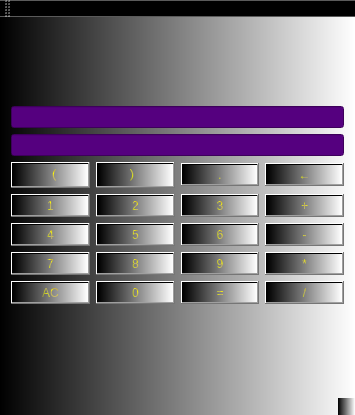
<?xml version="1.0" encoding="UTF-8"?>
<ui version="4.0">
 <class>MainWindow</class>
 <widget class="QMainWindow" name="MainWindow">
  <property name="geometry">
   <rect>
    <x>0</x>
    <y>0</y>
    <width>355</width>
    <height>415</height>
   </rect>
  </property>
  <property name="windowTitle">
   <string>MainWindow</string>
  </property>
  <property name="styleSheet">
   <string notr="true">color: qconicalgradient(cx:0, cy:0, angle:135, stop:0 rgba(255, 255, 0, 69), stop:0.375 rgba(255, 255, 0, 69), stop:0.423533 rgba(251, 255, 0, 145), stop:0.45 rgba(247, 255, 0, 208), stop:0.477581 rgba(255, 244, 71, 130), stop:0.518717 rgba(255, 218, 71, 130), stop:0.55 rgba(255, 255, 0, 255), stop:0.57754 rgba(255, 203, 0, 130), stop:0.625 rgba(255, 255, 0, 69), stop:1 rgba(255, 255, 0, 69));
background-color: qlineargradient(spread:pad, x1:0, y1:0, x2:1, y2:0, stop:0 rgba(0, 0, 0, 255), stop:1 rgba(255, 255, 255, 255));</string>
  </property>
  <widget class="QWidget" name="centralWidget">
   <layout class="QVBoxLayout" name="verticalLayout_2">
    <item>
     <layout class="QVBoxLayout" name="verticalLayout">
      <item>
       <widget class="QLineEdit" name="lineEdit">
        <property name="styleSheet">
         <string notr="true">color: rgb(255, 0, 0);
background-color: rgb(85, 0, 127);
font: 22pt &quot;Arial Narrow&quot;;</string>
        </property>
       </widget>
      </item>
      <item>
       <widget class="QLineEdit" name="lineEdit_2">
        <property name="styleSheet">
         <string notr="true">color: rgb(255, 0, 0);
background-color: rgb(85, 0, 127);
font: 22pt &quot;Arial Narrow&quot;;</string>
        </property>
       </widget>
      </item>
      <item>
       <layout class="QHBoxLayout" name="horizontalLayout">
        <item>
         <widget class="QPushButton" name="pb_le">
          <property name="styleSheet">
           <string notr="true">font: 22pt &quot;Andalus&quot;;
font: 22pt &quot;Arial Narrow&quot;;</string>
          </property>
          <property name="text">
           <string>（</string>
          </property>
         </widget>
        </item>
        <item>
         <widget class="QPushButton" name="pb_ri">
          <property name="styleSheet">
           <string notr="true">font: 22pt &quot;Andalus&quot;;
font: 22pt &quot;Arial Narrow&quot;;</string>
          </property>
          <property name="text">
           <string>）</string>
          </property>
         </widget>
        </item>
        <item>
         <widget class="QPushButton" name="pb_dii">
          <property name="styleSheet">
           <string notr="true">font: 22pt &quot;Andalus&quot;;
font: 22pt &quot;Arial Narrow&quot;;</string>
          </property>
          <property name="text">
           <string>.</string>
          </property>
         </widget>
        </item>
        <item>
         <widget class="QPushButton" name="pb_del">
          <property name="styleSheet">
           <string notr="true">font: 22pt &quot;Andalus&quot;;
font: 22pt &quot;Arial Narrow&quot;;</string>
          </property>
          <property name="text">
           <string>←</string>
          </property>
         </widget>
        </item>
       </layout>
      </item>
      <item>
       <layout class="QHBoxLayout" name="horizontalLayout_2">
        <item>
         <widget class="QPushButton" name="pb1">
          <property name="styleSheet">
           <string notr="true">font: 22pt &quot;Andalus&quot;;
font: 22pt &quot;Arial Narrow&quot;;</string>
          </property>
          <property name="text">
           <string>1</string>
          </property>
         </widget>
        </item>
        <item>
         <widget class="QPushButton" name="pb2">
          <property name="styleSheet">
           <string notr="true">font: 22pt &quot;Arial Narrow&quot;;</string>
          </property>
          <property name="text">
           <string>2</string>
          </property>
         </widget>
        </item>
        <item>
         <widget class="QPushButton" name="pb3">
          <property name="styleSheet">
           <string notr="true">font: 22pt &quot;Arial Narrow&quot;;</string>
          </property>
          <property name="text">
           <string>3</string>
          </property>
         </widget>
        </item>
        <item>
         <widget class="QPushButton" name="pb_add">
          <property name="styleSheet">
           <string notr="true">font: 22pt &quot;Arial Narrow&quot;;</string>
          </property>
          <property name="text">
           <string>+</string>
          </property>
         </widget>
        </item>
       </layout>
      </item>
      <item>
       <layout class="QHBoxLayout" name="horizontalLayout_3">
        <item>
         <widget class="QPushButton" name="pb4">
          <property name="styleSheet">
           <string notr="true">font: 22pt &quot;Arial Narrow&quot;;</string>
          </property>
          <property name="text">
           <string>4</string>
          </property>
         </widget>
        </item>
        <item>
         <widget class="QPushButton" name="pb5">
          <property name="styleSheet">
           <string notr="true">font: 22pt &quot;Arial Narrow&quot;;</string>
          </property>
          <property name="text">
           <string>5</string>
          </property>
         </widget>
        </item>
        <item>
         <widget class="QPushButton" name="pb6">
          <property name="styleSheet">
           <string notr="true">font: 22pt &quot;Arial Narrow&quot;;</string>
          </property>
          <property name="text">
           <string>6</string>
          </property>
         </widget>
        </item>
        <item>
         <widget class="QPushButton" name="pb_sub">
          <property name="styleSheet">
           <string notr="true">font: 22pt &quot;Arial Narrow&quot;;</string>
          </property>
          <property name="text">
           <string>-</string>
          </property>
         </widget>
        </item>
       </layout>
      </item>
      <item>
       <layout class="QHBoxLayout" name="horizontalLayout_4">
        <item>
         <widget class="QPushButton" name="pb7">
          <property name="styleSheet">
           <string notr="true">font: 22pt &quot;Arial Narrow&quot;;</string>
          </property>
          <property name="text">
           <string>7</string>
          </property>
         </widget>
        </item>
        <item>
         <widget class="QPushButton" name="pb8">
          <property name="styleSheet">
           <string notr="true">font: 22pt &quot;Arial Narrow&quot;;</string>
          </property>
          <property name="text">
           <string>8</string>
          </property>
         </widget>
        </item>
        <item>
         <widget class="QPushButton" name="pb9">
          <property name="styleSheet">
           <string notr="true">font: 22pt &quot;Arial Narrow&quot;;</string>
          </property>
          <property name="text">
           <string>9</string>
          </property>
         </widget>
        </item>
        <item>
         <widget class="QPushButton" name="pb_mul">
          <property name="styleSheet">
           <string notr="true">font: 22pt &quot;Arial Narrow&quot;;</string>
          </property>
          <property name="text">
           <string>*</string>
          </property>
         </widget>
        </item>
       </layout>
      </item>
      <item>
       <layout class="QHBoxLayout" name="horizontalLayout_5">
        <item>
         <widget class="QPushButton" name="pb_ace">
          <property name="styleSheet">
           <string notr="true">font: 22pt &quot;Arial Narrow&quot;;</string>
          </property>
          <property name="text">
           <string>AC</string>
          </property>
         </widget>
        </item>
        <item>
         <widget class="QPushButton" name="pb0">
          <property name="styleSheet">
           <string notr="true">font: 22pt &quot;Arial Narrow&quot;;</string>
          </property>
          <property name="text">
           <string>0</string>
          </property>
         </widget>
        </item>
        <item>
         <widget class="QPushButton" name="pb_equ">
          <property name="styleSheet">
           <string notr="true">font: 22pt &quot;Arial Narrow&quot;;</string>
          </property>
          <property name="text">
           <string>=</string>
          </property>
         </widget>
        </item>
        <item>
         <widget class="QPushButton" name="pb_div">
          <property name="styleSheet">
           <string notr="true">font: 22pt &quot;Arial Narrow&quot;;</string>
          </property>
          <property name="text">
           <string>/</string>
          </property>
         </widget>
        </item>
       </layout>
      </item>
     </layout>
    </item>
   </layout>
  </widget>
  <widget class="QMenuBar" name="menuBar">
   <property name="geometry">
    <rect>
     <x>0</x>
     <y>0</y>
     <width>355</width>
     <height>23</height>
    </rect>
   </property>
  </widget>
  <widget class="QToolBar" name="mainToolBar">
   <attribute name="toolBarArea">
    <enum>TopToolBarArea</enum>
   </attribute>
   <attribute name="toolBarBreak">
    <bool>false</bool>
   </attribute>
  </widget>
  <widget class="QStatusBar" name="statusBar"/>
 </widget>
 <layoutdefault spacing="6" margin="11"/>
 <resources/>
 <connections/>
</ui>
